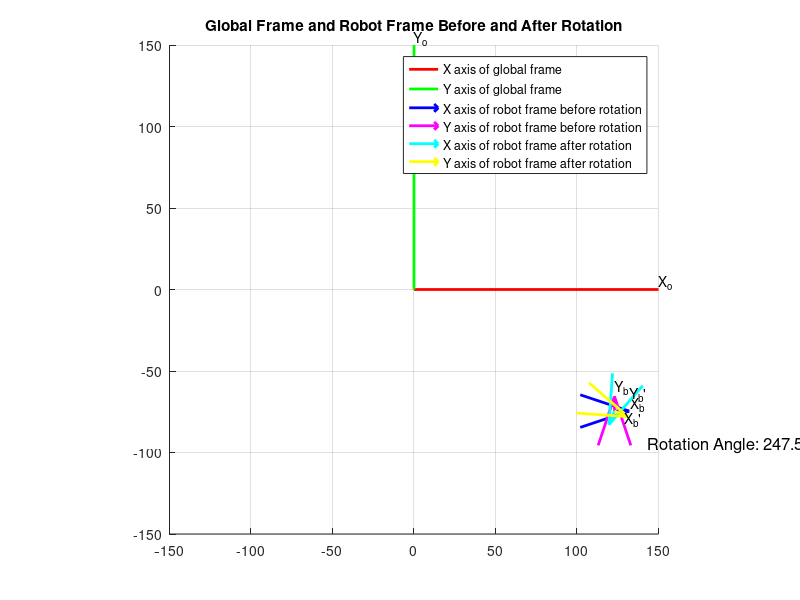

Write the MATLAB code that produced this figure.
% Setup coordinates
robot_loc = [123, -74.6];  % Robot location in the global frame {O}
angle_deg = 247.5;         % Rotation angle (247.5 degrees)
angle_rad = deg2rad(angle_deg);  % Convert the angle to radians

% Setup plot
figure;
hold on;
axis equal;
grid on;
xlim([-150, 150]);
ylim([-150, 150]);

% Plot axes of the global frame {O} (X and Y axes)
plot([0, 150], [0, 0], 'r', 'LineWidth', 2);  % X axis of the global frame
plot([0, 0], [0, 150], 'g', 'LineWidth', 2);  % Y axis of the global frame
text(150, 0, 'X_o', 'HorizontalAlignment', 'left', 'VerticalAlignment', 'bottom');
text(0, 150, 'Y_o', 'HorizontalAlignment', 'left', 'VerticalAlignment', 'bottom');

% Plot axes of the robot frame {B} before rotation
quiver(robot_loc(1), robot_loc(2), 10, 0, 'MaxHeadSize', 2, 'Color', 'b', 'LineWidth', 2);  % X axis of the robot frame
quiver(robot_loc(1), robot_loc(2), 0, 10, 'MaxHeadSize', 2, 'Color', 'm', 'LineWidth', 2);   % Y axis of the robot frame
text(robot_loc(1) + 10, robot_loc(2), 'X_b', 'HorizontalAlignment', 'left', 'VerticalAlignment', 'bottom');
text(robot_loc(1), robot_loc(2) + 10, 'Y_b', 'HorizontalAlignment', 'left', 'VerticalAlignment', 'bottom');

% Rotate the robot frame {B} by 247.5 degrees
R = [cos(angle_rad), -sin(angle_rad); sin(angle_rad), cos(angle_rad)];  % Rotation matrix
rotated_coords_x = R * [10; 0];  % Rotate the X axis of the robot frame
rotated_coords_y = R * [0; 10];  % Rotate the Y axis of the robot frame

% Plot axes of the robot frame {B} after rotation
quiver(robot_loc(1), robot_loc(2), rotated_coords_x(1), rotated_coords_x(2), 'MaxHeadSize', 2, 'Color', 'c', 'LineWidth', 2);  % X axis after rotation
quiver(robot_loc(1), robot_loc(2), rotated_coords_y(1), rotated_coords_y(2), 'MaxHeadSize', 2, 'Color', 'y', 'LineWidth', 2);   % Y axis after rotation
text(robot_loc(1) + rotated_coords_x(1) + 10, robot_loc(2) + rotated_coords_x(2), 'X_b''', 'HorizontalAlignment', 'left', 'VerticalAlignment', 'bottom');
text(robot_loc(1) + rotated_coords_y(1), robot_loc(2) + rotated_coords_y(2) + 10, 'Y_b''', 'HorizontalAlignment', 'left', 'VerticalAlignment', 'bottom');

% Add the rotation angle text
angle_text = sprintf('Rotation Angle: %.2f^\circ', angle_deg);
text(robot_loc(1) + 20, robot_loc(2) - 20, angle_text, 'FontSize', 12, 'Color', 'black');

title('Global Frame and Robot Frame Before and After Rotation');
legend('X axis of global frame', 'Y axis of global frame', 'X axis of robot frame before rotation', 'Y axis of robot frame before rotation', ...
    'X axis of robot frame after rotation', 'Y axis of robot frame after rotation');
hold off;
